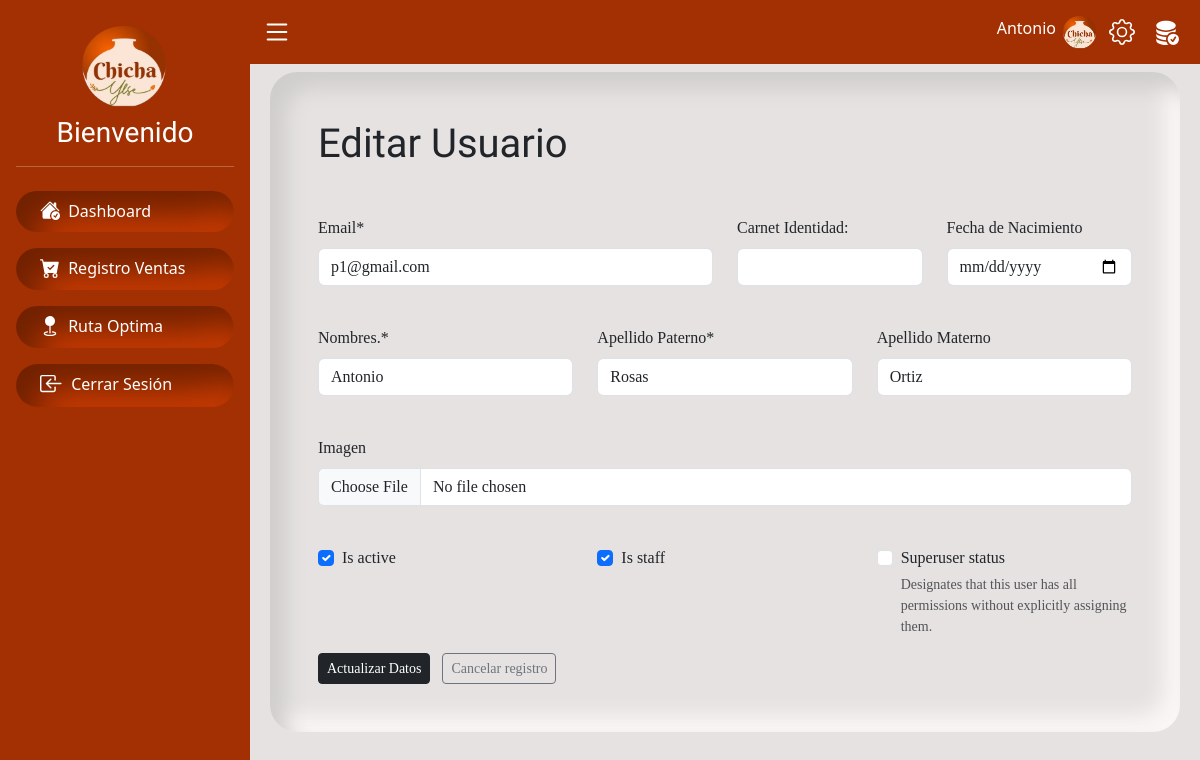
/usuarios/2/editar/, run on the app's committed database.
### servicio/models.py (models this page shows, shortened)
class User(AbstractBaseUser, PermissionsMixin):
    email = models.EmailField(unique=True)
    imagen = models.ImageField(upload_to='path/to/upload', null=True, blank=True)
    nombre = models.CharField(max_length=50)
    apellido = models.CharField(max_length=50)
    apellidoM = models.CharField(max_length=50, null=True, blank=True)
    dni = models.CharField(max_length=20, unique=True, null=True, blank=True, verbose_name='Carnet Identidad:')
    fecha_nac = models.DateField(null=True, blank=True)
    estado = models.BooleanField(default=False)
    is_active = models.BooleanField(default=False)
    is_staff = models.BooleanField(default=False)
    groups = models.ManyToManyField(Group, blank=True, related_name='user_groups')
    user_permissions = models.ManyToManyField(Permission, blank=True, related_name='user_permissions')
    date_joined = models.DateTimeField(default=timezone.now)
    updated_at = models.DateTimeField(auto_now=True)
    objects = UserManager()
    USERNAME_FIELD = 'email'
    REQUIRED_FIELDS = ['nombre', 'apellido']

### servicio/views.py (the view)
# urls.py: path('usuarios/<int:user_id>/editar/', views.editar_usuario, name='editar_usuario'),
def editar_usuario(request, user_id):
    user = get_object_or_404(User, id=user_id)
    if request.method == 'POST':
        form = CustomUserChangeForm(request.POST, request.FILES, instance=user)
        if form.is_valid():
            form.save()
            messages.success(request, "Usuario actualizado exitosamente.")
            return redirect('listar_usuarios')
        else:
            messages.error(request, "Hubo un error con el formulario.")
            print(form.errors)  # Esto te permitirá ver los errores del formulario en la consola
    else:
        form = CustomUserChangeForm(instance=user)
    return render(request, 'usuarios/editar_usuario.html', {'form': form, 'user': user})

### servicio/forms.py
class CustomUserChangeForm(forms.ModelForm):
    class Meta:
        model = User
        fields = ('email', 'nombre', 'apellido', 'apellidoM', 'imagen', 'dni', 'fecha_nac', 'is_active', 'is_staff', 'is_superuser', 'groups')
        widgets = {
            'imagen': CustomClearableFileInput(),
            'fecha_nac': forms.DateInput(attrs={'type': 'date', 'class': 'form-control'}),
            'is_active': forms.CheckboxInput(attrs={'class': 'form-check-input', 'role': 'switch', 'id': 'flexSwitchCheckActive'}),
            'is_staff': forms.CheckboxInput(attrs={'class': 'form-check-input', 'role': 'switch', 'id': 'flexSwitchCheckStaff'}),
            'is_superuser': forms.CheckboxInput(attrs={'class': 'form-check-input', 'role': 'switch', 'id': 'flexSwitchCheckSuperuser'}),
        }
        labels = {
            'nombre': 'Nombres.',
            'apellido': 'Apellido Paterno',
            'apellidoM': 'Apellido Materno',
            'fecha_nac': 'Fecha de Nacimiento',
        }

### servicio/templates/usuarios/editar_usuario.html (shortened to what this page needs)
{% extends "base.html" %}
{% load crispy_forms_tags %}
{% block content %}
<br>
<article class="container-fluid font p-lg-5 py-5 cont-pange">
    <h2 class="title mb-4">Editar Usuario</h2>
<form method="post" enctype="multipart/form-data">
    <div class="row">
        <div class=" col-lg-6 col-12 ">
            {{ form.email|as_crispy_field }}
        </div>
        <div class=" col-md-3 col-12">
            {{ form.dni|as_crispy_field }}
        </div>
        <div class=" col-md-3 col-12">
            {{ form.fecha_nac|as_crispy_field }}
        </div>
        <div class=" col-md-4 col-12">
            {{ form.nombre|as_crispy_field }}
        </div>
        <div class=" col-lg-4 col-12">
            {{ form.apellido|as_crispy_field }}
        </div>
        <div class=" col-md-4 col-12">
            {{ form.apellidoM|as_crispy_field }}
        </div>
        <div class=" col-md-12 col-12">
            {{ form.imagen|as_crispy_field }}
        </div>
        <div class=" col-md-4 col-12">
            {{ form.is_active|as_crispy_field }}
        </div>
        <div class=" col-md-4 col-12">
            {{ form.is_staff|as_crispy_field }}
        </div>
        <div class=" col-md-4 col-12">
            {{ form.is_superuser|as_crispy_field }}
        </div>
    </div>
    <button type="submit" class="btn btn-dark btn-sm me-2">Actualizar Datos</button>
    <a href="{% url 'listar_usuarios' %}" class="btn btn-sm btn-outline-secondary">Cancelar registro</a>
</form>
</article>
{% endblock %}

### servicio/templates/base.html (shortened to what this page needs)
{% load static %}
<!DOCTYPE html>
<html lang="en">
<head>
    <link href="https://cdn.jsdelivr.net/npm/bootstrap@5.3.0/dist/css/bootstrap.min.css" rel="stylesheet">
    <link href="{% static 'css/style.css' %}" rel="stylesheet">
    <link href="{% static 'css/responsive.css' %}" rel="stylesheet">
</head>
<body>
    <div id="sidebar" class="sidebar d-block bg-color">
        <div class="p-3">
            <div class="text-center">
                <img src="{% static 'img/logoylse.png' %}" alt="Logo" style="height: 100px;" class="img-fluid">
            </div>
            <h3 class="text-white text text-center">Bienvenido</h3>
            <hr>
            <ul class="nav flex-column">
                <li class="nav-item my-2">
                    <a class="nav-link" href="{% url 'dashboard' %}">
                        Dashboard
                    </a>
                </li>
                <li class="nav-item my-2">
                    <a class="nav-link" href="{% url 'venta_list' %}">
                        Registro Ventas
                    </a>
                </li>
                <li class="nav-item my-2">
                    <a class="nav-link" href="{% url 'mapas' %} " >
                        Ruta Optima</a>
                </li>
                <li class="nav-item my-2">
                    <a class="nav-link" href="{% url 'logout' %}" >
                        Cerrar Sesión</a>
                </li>
            </ul>
        </div>
    </div>
    <nav class="navbar navbar-expand-lg navbar-light bg-color"  id="mainNavbar">
        <div class="container-fluid">
            <div class="amburguer-menu">
                <a href="#" id="sidebarCollapse">
                </a>
            </div>
            <div class="d-flex align-items-center justify-content-end" id="navbarContent">
                <p class="text-white me-1 mt-2">{{ user.nombre }}</p>
                <div class="user-info ">
                    {% if user.imagen %}
                    <img src="{{ user.imagen.url }}" alt="Imagen de perfil" style="width: 40px; height: 40px; object-fit: cover; border-radius: 50%;">
                    {% else %}
                    <img src="{% static 'img/logoylse.png' %}" alt="Imagen predeterminada" style="width: 40px; height: 40px; object-fit: cover; border-radius: 50%;">
                    {% endif %}
                </div>
                <button type="button" class="btn btn-sm text-white " data-bs-toggle="modal" data-bs-target="#cambiarEstadoModal">
                </button>
                <button type="button" class="btn btn-sm text-white" data-bs-toggle="modal" data-bs-target="#pagoModal">
                </button>
            </div>
        </div>
    </nav>
    <div id="content" class="pt-5">
      {% block content %}
      {% endblock %}
    </div>
</body>
</html>

### servicio/static/css/style.css (style rules this page uses)
.font { font-family: "oswald"; font-weight: 400; font-style: normal; }
.title { font-family: "Acme", cursive; font-weight: 400; font-style: normal; font-size: 40px; }
.text { font-family: "Acme", cursive; font-weight: 400; font-style: normal; }
.bg-color { background-color: #a23002; }
.cont-pange { border-radius: 27px; background: #e5e2e1; box-shadow: inset 16px 16px 20px #d0cecd, inset -16px -16px 20px #faf6f5; }
body { display: flex; min-height: 100vh; flex-direction: column; background: #e5e2e1; }
@media (min-width: 768px) { #sidebar { display: block; } }
@media (min-width: 768px) { #mainNavbar { margin-left: 250px; } }
@media (min-width: 768px) { #content { margin-left: 250px; } }
#sidebar { min-width: 250px; max-width: 250px; height: 100vh; color: white; position: fixed; transition: all 0.3s ease-in-out; }
#sidebar .nav-link { color: white; text-decoration: none; background: #a23002; box-shadow: inset 20px 20px 35px #702101, inset -20px -20px 35px #d43f03; border-radius: 40px; }
#content { margin-left: 250px; padding: 20px; flex-grow: 1; }
.navbar { margin-left: 250px; position: fixed; width: calc(100% - 250px); z-index: 1000; }
.user-info { display: flex; align-items: center; gap: 10px; }
.user-info img { width: 30px; height: 30px; border-radius: 50%; }

### data on the page
User: nombre "Antonio", email "p1@gmail.com", apellido "Rosas", apellidoM "Ortiz", is_active "☑", is_staff "☑"
